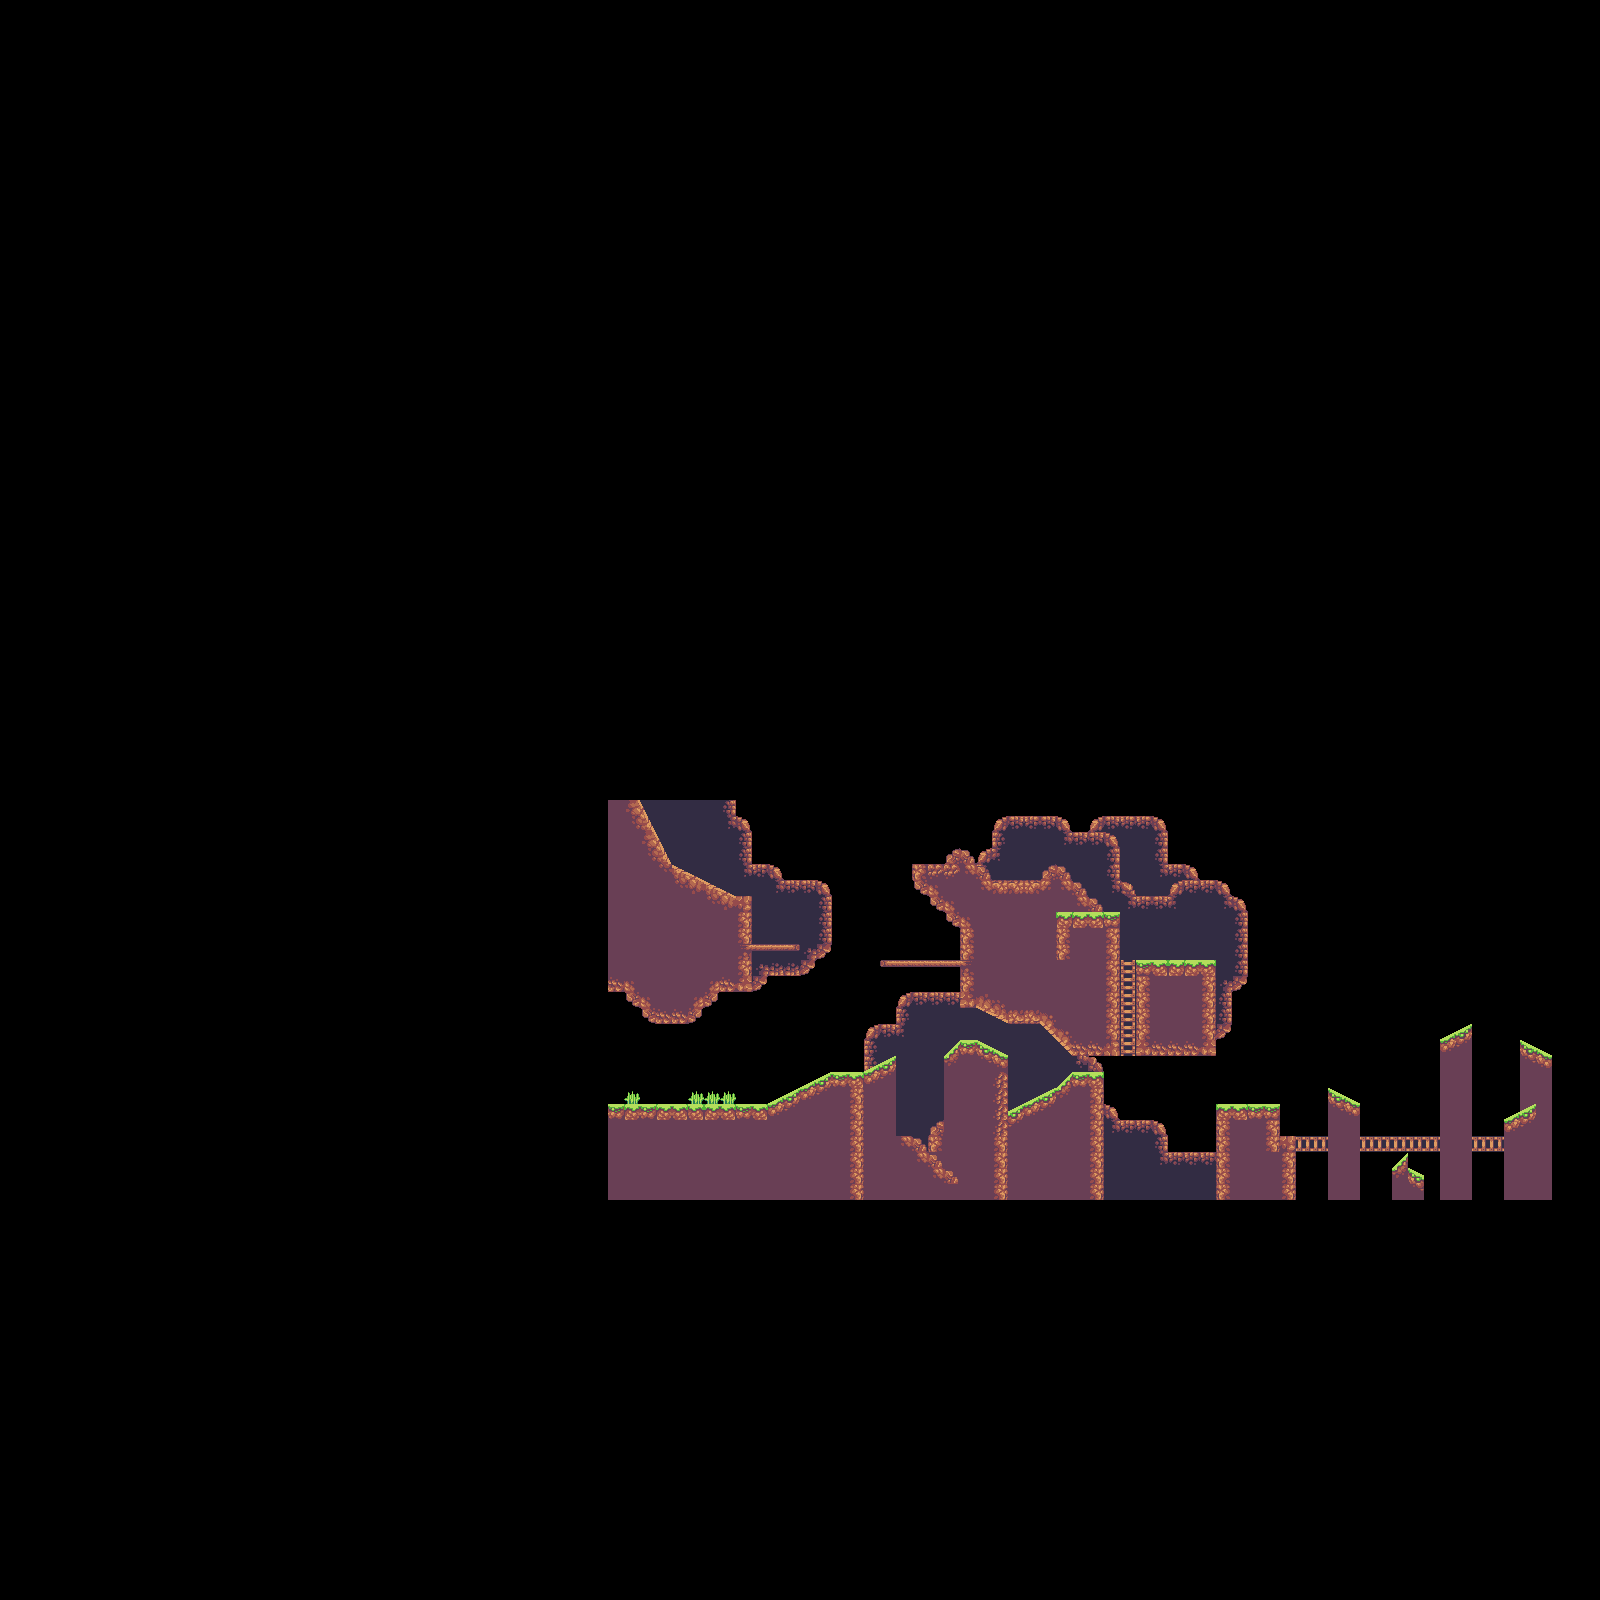

Below is a game level as drawn by its tile map, then a one-line description and the .tmx that defines it (tile-layer data replaced by summaries):
An orthogonal 100x100 tile map with 16x16 px tiles, 5 tile layers (very back ground, Background, Ground, Ladders, ...) and 25 objects.

<map version="1.0" tiledversion="2018.02.14" orientation="orthogonal" renderorder="right-down" width="100" height="100" tilewidth="16" tileheight="16" infinite="0" nextobjectid="87">
 <tileset firstgid="1" source="SunnyLand.tsx" />
 <layer name="very back ground" width="100" height="100">
  <data>[10000 cells, 12 non-empty, 2 distinct tile ids]</data>
 </layer>
 <layer name="Background" width="100" height="100">
  <data>[10000 cells, 244 non-empty, 18 distinct tile ids]</data>
 </layer>
 <layer name="Ground" width="100" height="100">
  <data>[10000 cells, 534 non-empty, 47 distinct tile ids]</data>
 </layer>
 <layer name="Ladders" width="100" height="100">
  <data>[10000 cells, 19 non-empty, 1 distinct tile ids]</data>
 </layer>
 <objectgroup name="Fall">
  <object id="77" x="1120" y="944" width="16" height="112" />
 </objectgroup>
 <objectgroup name="PlatformCollision">
  <object id="56" x="608" y="1104">
   <polyline points="0,0 160,0 224,-32 256,-32 288,-48" />
  </object>
  <object id="57" x="944" y="1056">
   <polyline points="0,0 16,-16 32,-16 64,0" />
  </object>
  <object id="58" x="992" y="1120">
   <polyline points="0,0 64,-32 80,-48 112,-48" />
  </object>
  <object id="59" x="1056" y="912">
   <polyline points="0,0 64,0" />
  </object>
  <object id="60" x="1136" y="960">
   <polyline points="0,0 80,0" />
  </object>
  <object id="64" x="912" y="1136">
   <polyline points="0,0 48,48" />
  </object>
  <object id="74" x="880" y="960">
   <polyline points="0,0 80,0" />
  </object>
  <object id="79" x="800" y="944">
   <polyline points="0,0 -48,0" />
  </object>
  <object id="83" x="1392" y="1168">
   <polyline points="0,0 16,-16" />
  </object>
  <object id="84" x="1408" y="1168">
   <polyline points="0,0 15.8182,8" />
  </object>
  <object id="85" x="1520" y="1040">
   <polyline points="0,0 32,16" />
  </object>
  <object id="86" x="1504" y="1120">
   <polyline points="0,0 32,-16" />
  </object>
 </objectgroup>
 <objectgroup name="CeilingCollision">
  <object id="78" x="1104" y="1056">
   <polyline points="0,0 -32,0 -64,-32 -96,-32 -128,-48 -144,-48" />
  </object>
 </objectgroup>
 <objectgroup name="GroundCollision">
  <object id="61" x="992" y="1072" width="16" height="128" />
  <object id="62" x="1088" y="1072" width="16" height="128" />
  <object id="63" x="848" y="1072" width="16" height="128" />
  <object id="66" x="1056" y="912" width="16" height="48" />
  <object id="67" x="1056" y="912" width="64" height="16" />
  <object id="68" x="1104" y="912" width="16" height="144" />
  <object id="70" x="1136" y="960" width="80" height="96" />
  <object id="72" x="1216" y="1104" width="64" height="96" />
  <object id="73" x="1216" y="1136" width="80" height="64" />
  <object id="80" x="608" y="992">
   <polyline points="0,0 16,0 48,32 80,32 112,0 144,0 144,-96 128,-96 64,-128 32,-192 0,-192 0,0" />
  </object>
 </objectgroup>
 <objectgroup name="Killbox" />
 <objectgroup name="Ladder">
  <object id="82" x="1296" y="1136" width="224" height="16" />
 </objectgroup>
 <layer name="Foreground" width="100" height="100">
  <data>[10000 cells, 42 non-empty, 12 distinct tile ids]</data>
 </layer>
</map>
